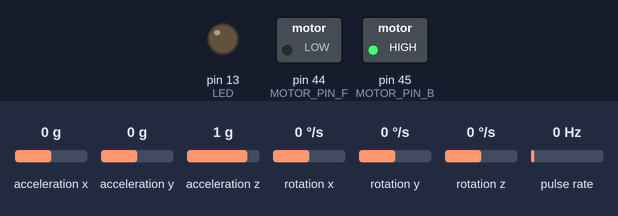
The sketch below on a simulated Arduino Mega 2560, built with avr-gcc and run on an emulated ATmega2560. Shown: switched loads named in the sketch (green lamp = pin HIGH), output pins drawn as LEDs (lit = HIGH). Wiring (inferred from the names in the program): pulse sensor: data pin 18. The test bench sets the inputs (shaded band); at power-on: acceleration z 1 g, acceleration x 0 g, acceleration y 0 g, rotation x 0 °/s, rotation y 0 °/s, rotation z 0 °/s, pulse rate 0 Hz. What the sketch prints to the serial monitor is not drawn.

Above: at 1.2 s.
1.3 s: acceleration z set to 0.1 g
2.8 s: acceleration z set to -0.2 g
At 3.5 s:
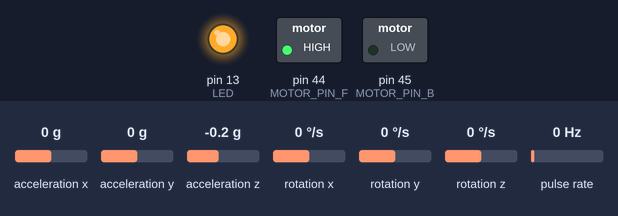
4.3 s: acceleration z set to 0 g
At 4.7 s:
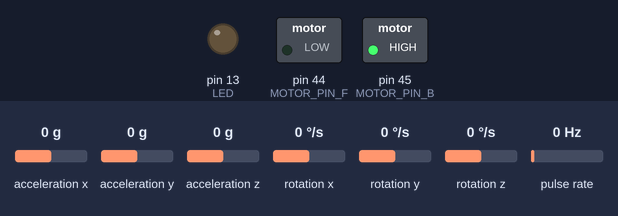
5.8 s: acceleration z set to -1.4 g
At 6.9 s:
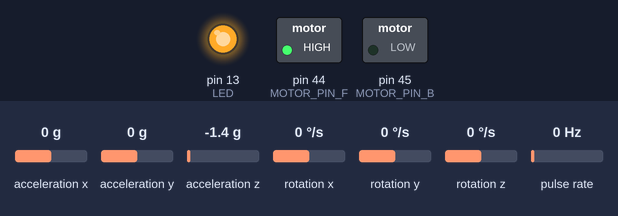
Timing chart, 0 to 8.3 s (numbered marks = the images above; inputs shaded):
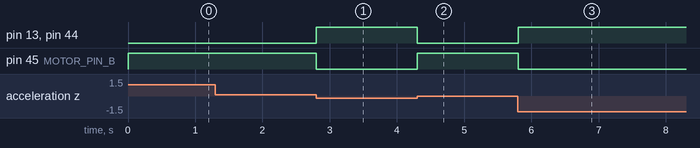

The sketch:

MinSeg.ino
```cpp
#include "I2Cdev.h"
#include "MPU6050.h"

#if I2CDEV_IMPLEMENTATION == I2CDEV_ARDUINO_WIRE
    #include "Wire.h"
#endif

#define LED 13
#define MOTOR_PIN_F 44
#define MOTOR_PIN_B 45
#define ENCODER_F 18
#define ENCODER_B 19
//#define ENCODER_F 7
//#define ENCODER_B 6

MPU6050 accelgyro;

int16_t ax, ay, az;
int16_t gx, gy, gz;

int time = 0;
int counter = 0;
boolean goingForward = false;

void setup() {
  setupAccelgyro();
  setupPins();
  setupInterrupts();
  Serial.begin(115200);
  Serial.println("Setup done");
}

void setupAccelgyro(){
    // join I2C bus (I2Cdev library doesn't do this automatically)
    #if I2CDEV_IMPLEMENTATION == I2CDEV_ARDUINO_WIRE
        Wire.begin();
    #elif I2CDEV_IMPLEMENTATION == I2CDEV_BUILTIN_FASTWIRE
        Fastwire::setup(400, true);
    #endif

    accelgyro.initialize();
    Serial.println(accelgyro.testConnection() ? "MPU6050 connection successful" : "MPU6050 connection failed");
}

void setupPins() {
  pinMode(LED, OUTPUT);
  pinMode(MOTOR_PIN_F, OUTPUT);
  pinMode(MOTOR_PIN_B, OUTPUT);
  pinMode(ENCODER_F, INPUT);
  pinMode(ENCODER_B, INPUT);
}

void setupInterrupts() {
  attachInterrupt(digitalPinToInterrupt(ENCODER_F), count, RISING);
}

void loop() {
  if (Serial.available()) {
    counter = readInt();
  }
  getAccelgyroValues();
  //printAccelgyroValues();
  control();

  //Serial.println(counter);
  delay(time);
}

/*
   Read an int, doesn't block and reads even if it is not an int
*/
int readInt() {
  String s = "";
  while (Serial.available()) {
    s += (char)Serial.read();
  }
  return s.toInt();
}

void control(){
  if(az < 0){
    goingForward = true;
  } else{
    goingForward = false;
  }
  if(goingForward){
    forward();
    //Serial.println("forward");
  }else{
    backward();
    //Serial.println("backward");
  }
}

void getAccelgyroValues(){
    // read raw accel/gyro measurements from device
    accelgyro.getMotion6(&ax, &ay, &az, &gx, &gy, &gz);
}

void printAccelgyroValues(){
        // display tab-separated accel/gyro x/y/z values
        Serial.print("a/g:\t");
        Serial.print(ax); Serial.print("\t");
        Serial.print(ay); Serial.print("\t");
        Serial.print(az); Serial.print("\t");
        //Serial.print(gx); Serial.print("\t");
        Serial.print(gy); Serial.print("\t");
        //Serial.println(gz);
}

void forward() {
  digitalWrite(MOTOR_PIN_B, LOW);
  digitalWrite(MOTOR_PIN_F, HIGH);
  digitalWrite(LED, HIGH);
}

void forward(int speed) {
  digitalWrite(MOTOR_PIN_B, LOW);
  analogWrite(MOTOR_PIN_F, speed);
  digitalWrite(LED, HIGH);
}

void backward() {
  digitalWrite(MOTOR_PIN_F, LOW);
  digitalWrite(MOTOR_PIN_B, HIGH);
  digitalWrite(LED, LOW);
}

void backward(int speed) {
  digitalWrite(MOTOR_PIN_F, LOW);
  analogWrite(MOTOR_PIN_B, speed);
  digitalWrite(LED, LOW);
}

void stopMotor() {
  digitalWrite(MOTOR_PIN_F, LOW);
  digitalWrite(MOTOR_PIN_B, LOW);
}

void count() {
  if ((digitalRead(ENCODER_F) << 1) + digitalRead(ENCODER_B) == 2) {
    ++counter;
  } else {
    --counter;
  }
}
```

Measured:
- the behaviour switches between 0 and -0.1 g on acceleration z (found by bisection; images 0 and 1)
- after the input at 1.3 s, every drawn part: stays the same
- after the input at 2.8 s, pin 13 (LED), pin 44 (MOTOR_PIN_F): LOW → HIGH at once; pin 45 (MOTOR_PIN_B): HIGH → LOW at once
- after the input at 4.3 s, pin 13 (LED), pin 44 (MOTOR_PIN_F): HIGH → LOW at once; pin 45 (MOTOR_PIN_B): LOW → HIGH at once
- after the input at 5.8 s, pin 13 (LED), pin 44 (MOTOR_PIN_F): LOW → HIGH at once; pin 45 (MOTOR_PIN_B): HIGH → LOW at once
